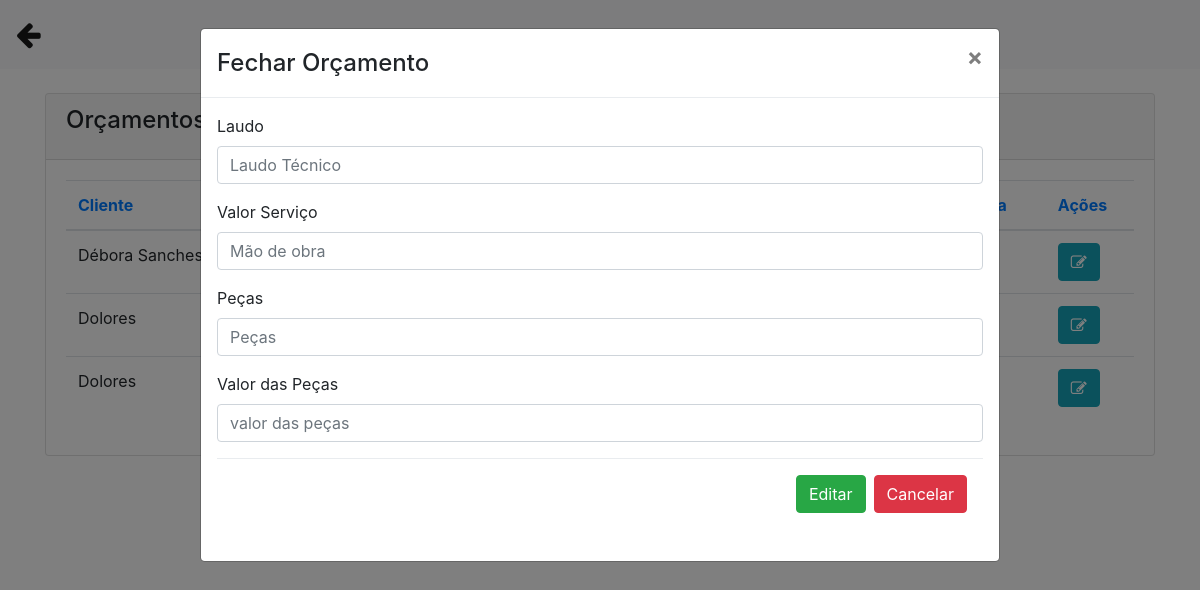
Page /fechar_orcamento.php (signed in) on the earlier database version.
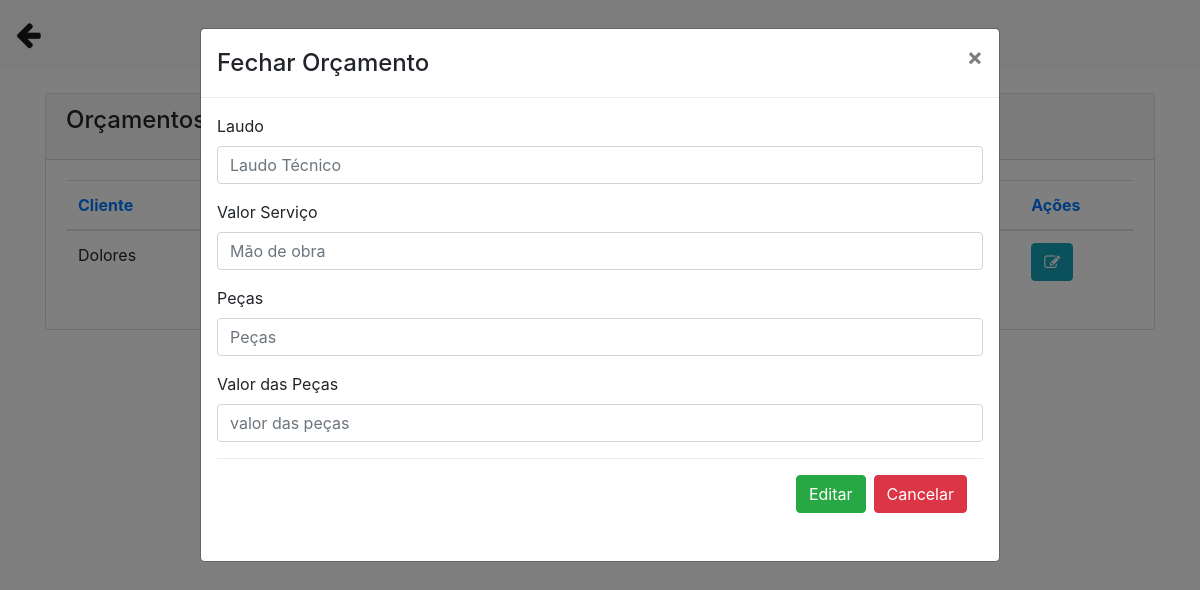
Same page on the later database version.
### tables this page shows
CREATE TABLE `orcamento` (
  `id` int(11) NOT NULL,
  `cliente` varchar(50) NOT NULL,
  `tecnico` varchar(50) NOT NULL,
  `produto` varchar(50) NOT NULL,
  `serie` varchar(100) DEFAULT NULL,
  `problema` varchar(255) NOT NULL,
  `laudo` varchar(255) DEFAULT NULL,
  `obs` varchar(255) DEFAULT NULL,
  `valor_servico` decimal(10,2) DEFAULT NULL,
  `pecas` varchar(255) DEFAULT NULL,
  `valor_pecas` decimal(10,2) DEFAULT NULL,
  `total` decimal(10,2) DEFAULT NULL,
  `desconto` decimal(10,2) DEFAULT NULL,
  `valor_total` decimal(10,2) DEFAULT NULL,
  `pgto` varchar(50) DEFAULT NULL,
  `data_abertura` date NOT NULL,
  `data_geracao` date DEFAULT NULL,
  `data_aprovacao` date DEFAULT NULL,
  `status` varchar(50) NOT NULL
);

CREATE TABLE `clientes` (
  `id` int(11) NOT NULL,
  `nome` varchar(50) NOT NULL,
  `telefone` varchar(50) NOT NULL,
  `endereco` varchar(50) NOT NULL,
  `email` varchar(50) NOT NULL,
  `cpf` varchar(50) NOT NULL,
  `data` date NOT NULL
);

### fechar_orcamento.php (the view, shortened to what the changed rows need)
<?php
include('conexao.php');
?>
<!DOCTYPE html>
<html>
<head>
 <link rel="stylesheet" href="https://stackpath.bootstrapcdn.com/bootstrap/4.1.3/css/bootstrap.min.css">
<link rel="stylesheet" href="https://cdnjs.cloudflare.com/ajax/libs/font-awesome/4.7.0/css/font-awesome.min.css">
</head>
<body>
<div class="container">
    <br>
        <div class="content">
          <div class="row">
            <div class="col-md-12">
              <div class="card">
                <div class="card-body">
                  <div class="table-responsive">
                    <?php
                      $usuario = $_SESSION['nome_usuario'];
                      if(isset($_GET['buttonPesquisar']) and $_GET['txtpesquisar'] != ''){
                        $data = $_GET['txtpesquisar'] . '%';
                          $query = "select o.id, o.cliente, o.tecnico, o.produto, o.problema, o.status, o.data_abertura, c.nome as cli_nome, f.nome as func_nome from orcamento as o INNER JOIN clientes as c on o.cliente = c.cpf INNER JOIN funcionarios as f on o.tecnico = f.id where  f.nome = '$usuario' and o.status = 'Aberto' order by o.id asc";
                      }else{
                        $query ="select o.id, o.cliente, o.tecnico, o.produto, o.valor_total, o.problema, o.status, o.data_abertura, c.nome as cli_nome, f.nome as func_nome from orcamento as o INNER JOIN clientes as c on o.cliente = c.cpf INNER JOIN funcionarios as f on o.tecnico = f.id where f.nome = '$usuario' and o.status = 'Aberto' order by o.id asc";
                      }
                      $result = mysqli_query($conexao, $query);
                      $row = mysqli_num_rows($result);
                      if($row == ''){
                          echo "<h3> Não existem dados cadastrados no banco </h3>";
                      }else{
                          ?>
                    <table class="table">
                      <thead class=" text-primary">
                        <th>
                          Cliente
                        </th>
                        <th>
                        </th>
                        <th>
                        </th>
                          <th>
                        </th>
                          <th>
                        </th>
                          <th>
                          Ações
                        </th>
                      </thead>
                      <tbody>
                        <?php
                        while($res_1 = mysqli_fetch_array($result)){
                          $cliente = $res_1["cli_nome"];
                          $tecnico = $res_1["func_nome"];
                          $produto = $res_1["produto"];
                          $defeito = $res_1["problema"];
                          $data_abertura = $res_1["data_abertura"];
                          $id = $res_1["id"];
                          $data2 = implode('/', array_reverse(explode('-', $data_abertura)));
                          ?>
                          <tr>
                            <td><?php echo $cliente; ?></td>
                            <td><?php echo $tecnico; ?></td>
                            <td><?php echo $produto; ?></td>
                            <td><?php echo $defeito; ?></td>
                            <td><?php echo $data2; ?></td>
                            <td>
                              <a class="btn btn-info" href="fechar_orcamento.php?func=edita&id=<?php echo $id; ?>"><i class="fa fa-pencil-square-o"></i></a>
                            </td>
                          </tr>
                          <?php
                            }
                          ?>
                      </tbody>
                    </table>
                        <?php
                            }
                          ?>
                </div>
            </div>
          </div>
        </div>
</div>
</body>
</html>

Differences in the rows shown:
no longer on this page (row edited): orcamento: clientes.nome "Débora Sanches"
no longer on this page (row edited): orcamento: clientes.nome "Dolores"
